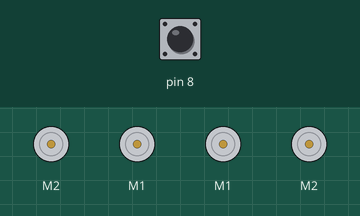
A sketch run on a simulated Arduino Mega 2560, built with avr-gcc and run on an emulated ATmega2560. Parts: 4 × DC motor (green arrow = forward, orange = backward, longer = faster). Inputs (shaded band) come from the test bench; at power-on: pin 8 HIGH.

Above: at 0.8 s.
0.9 s: pin 8 pulled LOW for 0.15 s
At 4.6 s:
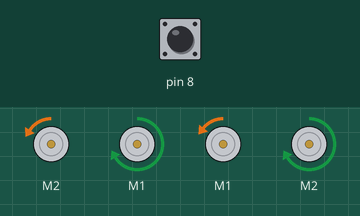
At 7.1 s:
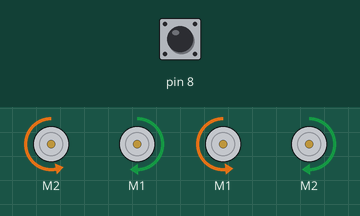
Timing chart, 0 to 9.1 s (numbered marks = the images above; inputs shaded):
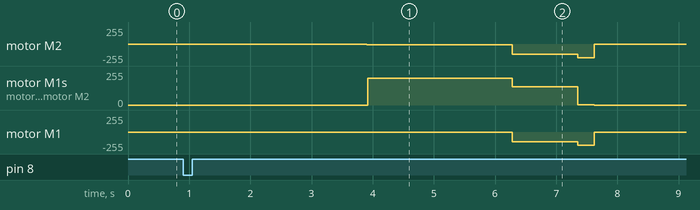

Measured:
- after the input at 0.9 s, motor M2: stopped → backward 8/255 after 3.0 s, → backward 150/255 2.4 s later, → backward 204/255 1.1 s later, → stopped 0.27 s later; motor M1: stopped → forward 200/255 after 3.0 s, → forward 136/255 2.4 s later, → forward 2/255 1.1 s later, → stopped 0.27 s later

The sketch:

automatic_serial.ino
```cpp
#define lim 100
#include <Sabertooth.h>

Sabertooth s1(128,Serial2);
Sabertooth s2(128,Serial3);
struct plus{

};
String ch;
int dir=0;
float pw, fpw;
float a = 0.996;
float ra = 0.450;
  int pwmA=0;
  int pwmB=0;
  int pwmC=0;
  int pwmD=0;
  int magnitude=80;
  int magnitude1=80;
  int magnitude2=80;
  int cmagnitude=100;
  unsigned long cur_t;
    unsigned long pre_t=0;
    int flag=1;
```

control.ino
```cpp
//void omni()
//{
//  fLX = fLX * a + LX * (1 - a);
//  fLY = fLY * a + LY * (1 - a);
//
//  theta = atan2(fLX, fLY) * 180 / 3.141592;
//  if (theta < 0) theta = map(theta, -180, 0, 180, 360);
//
//  magnitude = abs(fLX) > abs(fLY)  ? abs(fLX) : abs(fLY);
//  magnitude = map(magnitude, 0, 128, 0, 100);
//  fpw = fpw * ra + pw * (1 - ra); // to control turn CW CCW swooth
//  //  Serial.println(theta);
//}

void control(int angle)
{
  pwmA = magnitude * cos(0.0176 * (0.00 - angle));
  pwmB = magnitude * cos(0.0176 * (90.00 - angle));
  pwmC = magnitude * cos(0.0176 * (180.00 - angle));
  pwmD = magnitude * cos(0.0176 * (90- angle));
  motorA(pwmA - fpw);
  motorB(pwmB - fpw);
  motorC(pwmC - fpw);
  motorD(pwmD - fpw);


}

void control2(int angle)
{
  pwmA = magnitude1 * cos(0.0176 * (0.00 - angle));
  pwmB = magnitude2 * cos(0.0176 * (90.00 - angle));
  pwmC = magnitude1 * cos(0.0176 * (180.00 - angle));
  pwmD = magnitude2 * cos(0.0176 * (90- angle));
  motorA(pwmA - fpw);
  motorB(pwmB - fpw);
  motorC(pwmC - fpw);
  motorD(pwmD - fpw);


}
void motor_off()
{
 s1.motor(2,0);
s1.motor(1,0);
s2.motor(2,0);
s2.motor(1,0);
}
void skim_motion()
{
       magnitude1=7;
       magnitude2=5;
       control2(45);
  }
```

loop.ino
```cpp
void loop()
{
// Serial2.write(60);
//    delay(100);
    // motorA(3);
        //motorB(0);
       // motorC(3);
        //  motorD(0);
//        if(Serial.available())
//        {char c=Serial.read();
//        if (c=='s')
//         flag=1;
//        if((flag==1))
//        {intial_motion();
//        flag=0;c='o';
//        }
//
//
//
//
//
//
//
//          }
 //s2.motor(2,map(constrain(10,-lim,lim), 100, -100, -127,127));
  // s1.motor(1,map(constrain(0,-lim,lim), 100, -100, -127,127));
// s2.motor(1,map(constrain(10,-lim,lim), 100, -100, 127,-127));
// s1.motor(2,map(constrain(10,-lim,lim), 100, -100, -127,127));


   }
   void freewheel_on()
   {   Serial2.print("Q1:2047\r\n");
      Serial2.print("Q2:2047\r\n");
      Serial3.print("Q1:2047\r\n");
      Serial3.print("Q2:2047\r\n");}
      void freewheel_off()
      {      Serial2.print("Q1:-2047\r\n");
      Serial2.print("Q2:-2047\r\n");
      Serial3.print("Q1:-2047\r\n");
      Serial3.print("Q2:-2047\r\n");
        }
```

motor.ino
```cpp
void motorA(int t)
{s2.motor(2,map(constrain(pwmA,-lim,lim), 100, -100, -127,127));
}
void motorB(int t)
{
s1.motor(1,map(constrain(pwmB,-lim,lim), 100, -100, -127,127));
}
void motorD(int t)
{
  s1.motor(2,map(constrain(pwmD,-lim,lim), 100, -100, -127,127));
}
void motorC(int t)
{
  s2.motor(1,map(constrain(pwmC,-lim,lim), 100, -100, 127,-127));
}//5 6 7 pwm 6
```

setup.ino
```cpp
#define debug false;


void setup()
{pinMode(8,INPUT_PULLUP);

Serial.begin(9600);
while(digitalRead(8)){};//20v battery
  delay(3000);
  setup_motor();
   s1.setRamping(14);
   s2.setRamping(14);
     freewheel_off();
//     skim_motion();
////     delay(20000);
//     motor_off();
//       freewheel_on();
    control(270);
        delay(2350);
          s1.setRamping(8);
        s2.setRamping(8);
        control(270+45);
        delay(1050);
          control(0);
        delay(254);
        motor_off();
        delay(1000);
        freewheel_on();


}

void setup_motor()
{
  Serial2.begin(9600);
  //s1.autobaud();
  Serial3.begin(9600);
  //s2.autobaud();
}
```
